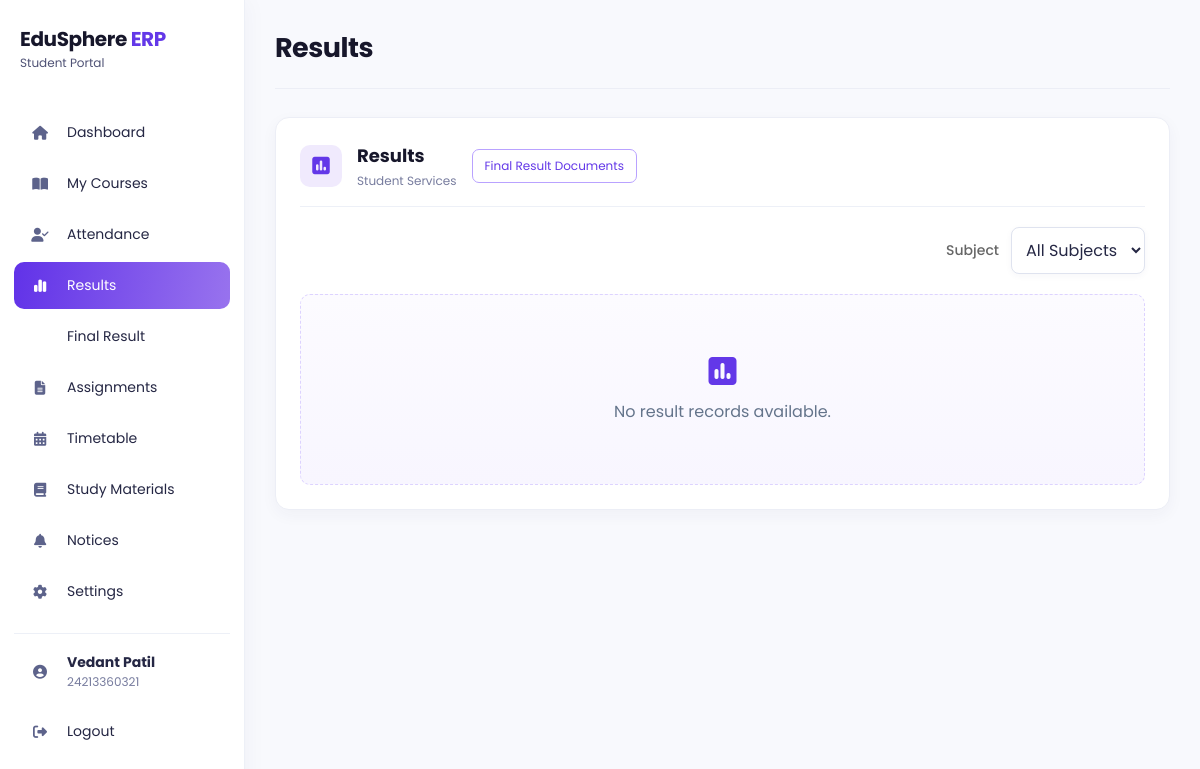
The app's page /student/results (signed in), older data.
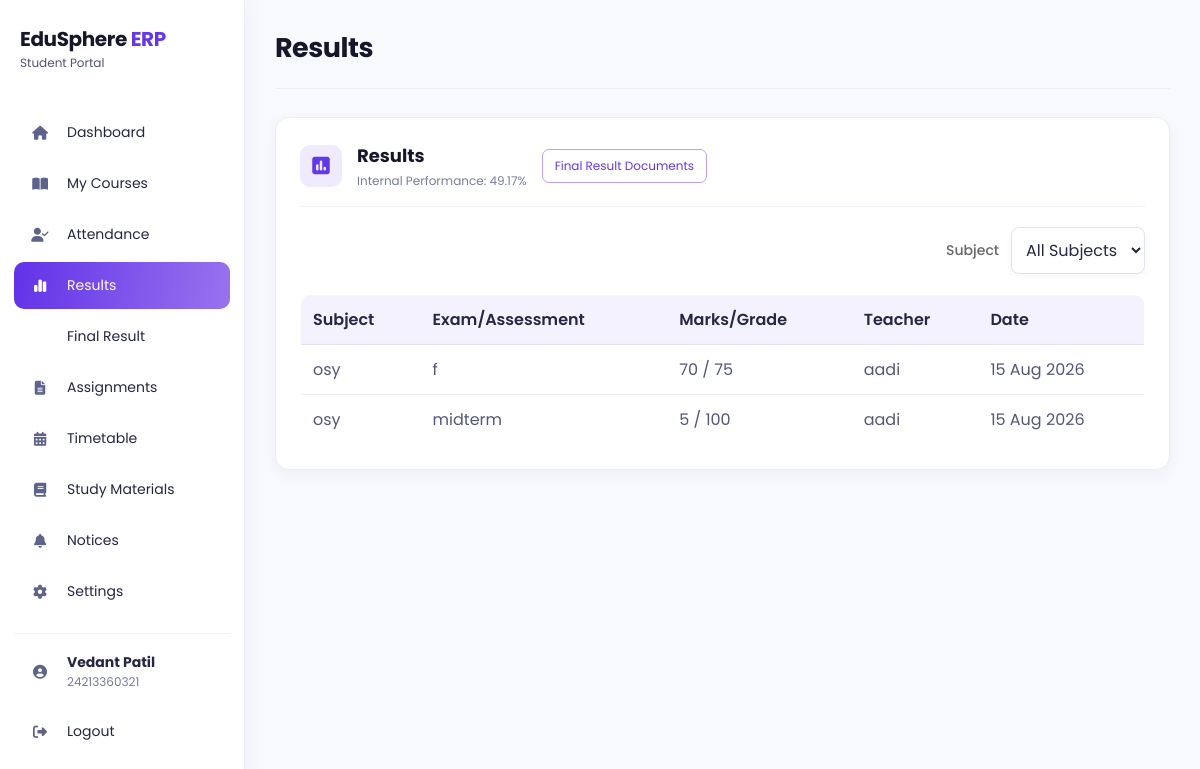
The same page, newer data.
### models/student_result.py (models this page shows)
class StudentResult(db.Model):
    __tablename__ = "student_results"
    __table_args__ = (db.UniqueConstraint("student_user_id", "subject", "exam", name="uq_student_result_exam"),)
    id = db.Column(db.Integer, primary_key=True)
    student_user_id = db.Column(db.Integer, db.ForeignKey("users.id"), nullable=False, index=True)
    teacher_user_id = db.Column(db.Integer, db.ForeignKey("users.id"), nullable=False, index=True)
    subject = db.Column(db.String(100), nullable=False)
    exam = db.Column(db.String(150), nullable=False)
    marks_grade = db.Column(db.String(50), nullable=False)
    out_of_marks = db.Column(db.Float, nullable=False, default=100)
    is_internal = db.Column(db.Boolean, nullable=False, default=True, server_default="1")
    updated_at = db.Column(db.DateTime, default=datetime.utcnow, onupdate=datetime.utcnow, nullable=False)
    student = db.relationship("User", foreign_keys=[student_user_id])
    teacher = db.relationship("User", foreign_keys=[teacher_user_id])

### models/user.py (models this page shows, shortened)
class User(db.Model):
    __tablename__ = "users"
    id = db.Column(
        db.Integer,
        primary_key=True
    )
    full_name = db.Column(
        db.String(100),
        nullable=False
    )
    enrollment_no = db.Column(
        db.String(50),
        unique=True,
        nullable=True
    )
    employee_id = db.Column(
        db.String(50),
        unique=True,
        nullable=True
    )
    parent_id = db.Column(
        db.String(50),
        unique=True,
        nullable=True
    )
    admin_id = db.Column(
        db.String(50),
        unique=True,
        nullable=True
    )
    email = db.Column(
        db.String(120),
        unique=True,
        nullable=True
    )
    phone = db.Column(
        db.String(20),
        nullable=True
    )
    password = db.Column(
        db.String(200),
        nullable=False
    )
    role = db.Column(
        db.String(20),
        nullable=False
    )
    theme = db.Column(db.String(20), nullable=False, default="light", server_default="light")
    notifications_enabled = db.Column(db.Boolean, nullable=False, default=True, server_default="1")
    accent_color = db.Column(db.String(20), nullable=False, default="purple", server_default="purple")

### app.py (the view)
@app.route("/student/results")
def student_results():
    return render_student_section("results")

### app.py (called while the page is built)
def get_current_student_profile():
    if session.get("role") != "Student" or "user_id" not in session:
        return None, None
    user = db.session.get(User, session["user_id"])
    if not user or user.role != "Student":
        session.clear()
        return None, None
    student_profile = Student.query.filter_by(user_id=user.id).first()
    if not student_profile:
        student_profile = Student(user_id=user.id)
        db.session.add(student_profile)
        db.session.commit()
    return user, student_profile

### templates/student_section.html (shortened to what the changed rows need)
<!DOCTYPE html>
<html lang="en">
<head>
    <link rel="stylesheet" href="{{ url_for('static', filename='css/student.css') }}">
    <link rel="stylesheet" href="{{ url_for('static', filename='css/palette.css') }}">
    <link rel="stylesheet" href="https://cdnjs.cloudflare.com/ajax/libs/font-awesome/6.6.0/css/all.min.css">
</head>
<body class="student-section-{{ active_page }} theme-{{ current_user.theme or 'light' }} accent-{{ current_user.accent_color or 'purple' }}">
<div class="sidebar">
    <div class="logo"><h2>EduSphere <span>ERP</span></h2><small>Student Portal</small></div>
</div>
<main class="main">
    <div class="topbar"><h2>{% if active_page == 'library' %}My Courses{% elif active_page == 'results' %}Results{% else %}{{ section_title }}{% endif %}</h2></div>
    <section class="profile-card">
        <div class="profile-heading">
            <div><h3>{% if active_page == 'library' %}My Courses{% elif active_page == 'results' %}Results{% else %}{{ section_title }}{% endif %}</h3><p>{% if active_page == 'results' and internal_average is not none %}Internal Performance: {{ internal_average }}%{% else %}Student Services{% endif %}</p></div>
        </div>
        {% if active_page == 'timetable' %}
            <details class="student-schedule-add"><summary>Add Lecture</summary><form method="POST" action="{{ url_for('student_timetable') }}"><input type="hidden" name="action" value="add"><label>Day<select name="day_of_week" required>{% for day in ['Monday','Tuesday','Wednesday','Thursday','Friday','Saturday','Sunday'] %}<option value="{{ loop.index0 }}">{{ day }}</option>{% endfor %}</select></label><label>Start Time<input type="time" name="start_time" required></label><label>End Time<input type="time" name="end_time" required></label><label>Subject Name<input type="text" name="subject" required></label><label>Teacher Name (optional)<input type="text" name="teacher"></label><label>Room (optional)<input type="text" name="room"></label><button type="submit">Add Lecture</button></form></details>{% if schedules %}<div class="student-schedule-list">{% for schedule in schedules %}<div class="student-schedule-row"><div><strong>{{ ['Monday','Tuesday','Wednesday','Thursday','Friday','Saturday','Sunday'][schedule.day_of_week] }}</strong><span>{{ schedule.start_time }} – {{ schedule.end_time }}</span></div><div><strong>{{ schedule.subject }}</strong><small>{% if schedule.teacher %}{{ schedule.teacher }}{% endif %}{% if schedule.room %}{% if schedule.teacher %} · {% endif %}{{ schedule.room }}{% endif %}</small></div><form method="POST" action="{{ url_for('student_timetable') }}" onsubmit="return confirm('Remove this lecture from your timetable?');"><input type="hidden" name="action" value="delete"><input type="hidden" name="lecture_id" value="{{ schedule.id }}"><button type="submit" class="schedule-delete">Remove</button></form></div>{% endfor %}</div>{% else %}<div class="overview-placeholder schedule-empty"><i class="fa-solid fa-calendar-days"></i><p>No classes scheduled yet</p></div>{% endif %}
        {% elif active_page == 'results' and student_results %}
            <table><tr><th>Subject</th><th>Exam/Assessment</th><th>Marks/Grade</th><th>Teacher</th><th>Date</th></tr>{% for result in student_results %}<tr><td>{{ result.subject }}</td><td>{{ result.exam }}</td><td>{{ result.marks_grade }} / {{ result.out_of_marks|int if result.out_of_marks == result.out_of_marks|int else result.out_of_marks }}</td><td>{{ result.teacher.full_name if result.teacher else 'Not available' }}</td><td>{{ result.updated_at.strftime('%d %b %Y') if result.updated_at else 'Not available' }}</td></tr>{% endfor %}</table>
        {% else %}
            <div class="empty-state">
                <i class="fa-solid {{ section_icon }}"></i>
                <p>{{ empty_message }}</p>
            </div>
        {% endif %}
    </section>
</main>
</body>
</html>

Row changes from the older to the newer data that the page shows:
added StudentResult: subject "osy", exam "f", marks_grade "70", out_of_marks "75", teacher "aadi", updated_at "15 Aug 2026"
added StudentResult: subject "osy", exam "midterm", marks_grade "5", out_of_marks "100", teacher "aadi", updated_at "15 Aug 2026"
Text that changed along with them:
{{ internal_average }}: (not shown) → "49.17"
{{ empty_message }}: "No result records available." → (not shown)
text no longer shown: "Student Services"
text now shown: "Internal Performance: % Subject Exam/Assessment Marks/Grade Teacher Date"
